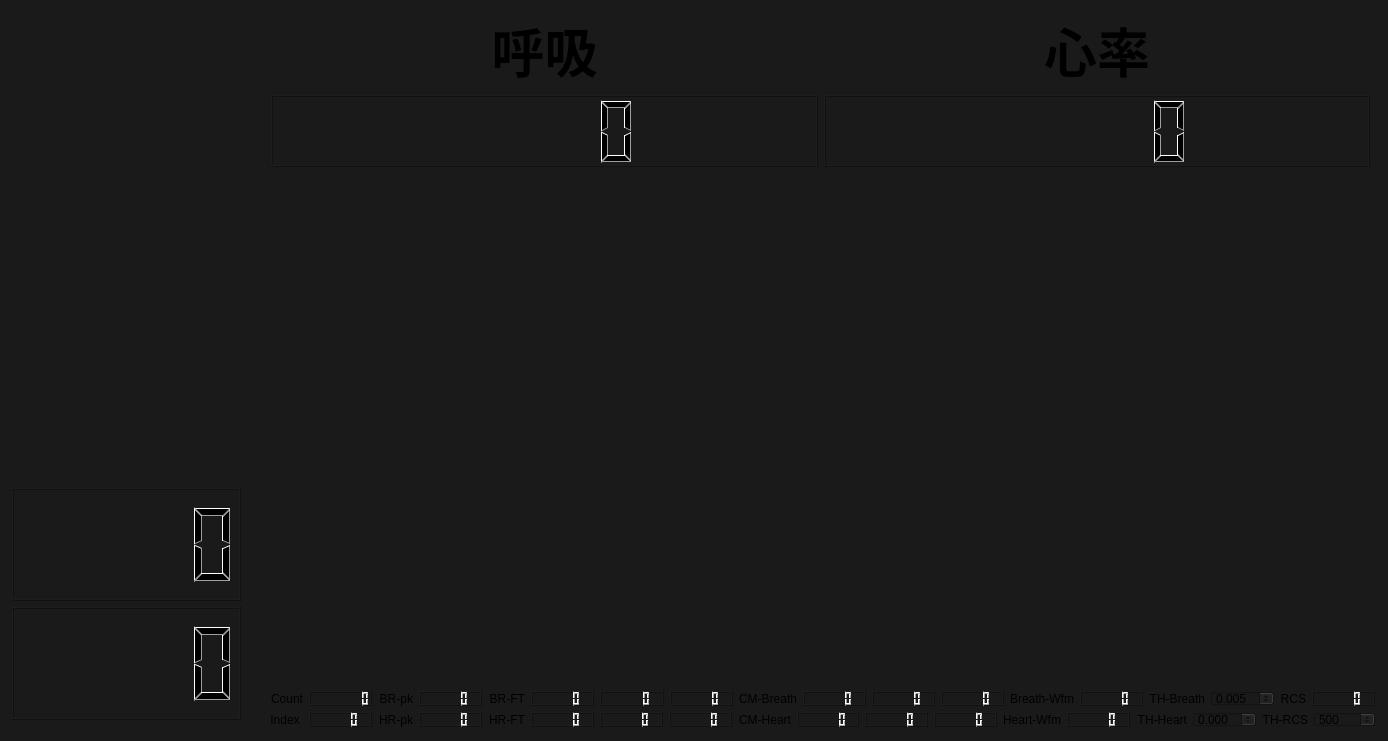
<?xml version="1.0" encoding="UTF-8"?>
<ui version="4.0">
 <class>RadarControl</class>
 <widget class="QWidget" name="RadarControl">
  <property name="geometry">
   <rect>
    <x>0</x>
    <y>0</y>
    <width>1388</width>
    <height>741</height>
   </rect>
  </property>
  <property name="sizePolicy">
   <sizepolicy hsizetype="Preferred" vsizetype="Fixed">
    <horstretch>0</horstretch>
    <verstretch>0</verstretch>
   </sizepolicy>
  </property>
  <property name="windowTitle">
   <string>WayneYao_radar</string>
  </property>
  <property name="styleSheet">
   <string notr="true">QWidget,QFrame
{
background-color: #1A1A1A;
}</string>
  </property>
  <widget class="QWidget" name="layoutWidget">
   <property name="geometry">
    <rect>
     <x>260</x>
     <y>0</y>
     <width>1121</width>
     <height>671</height>
    </rect>
   </property>
   <layout class="QGridLayout" name="gridLayout_3">
    <item row="0" column="0">
     <layout class="QHBoxLayout" name="horizontalLayout_5">
      <item>
       <layout class="QVBoxLayout" name="verticalLayout_4">
        <item>
         <widget class="QLabel" name="label_BreathingRate">
          <property name="font">
           <font>
            <family>Arial</family>
            <pointsize>40</pointsize>
            <weight>75</weight>
            <bold>true</bold>
           </font>
          </property>
          <property name="autoFillBackground">
           <bool>false</bool>
          </property>
          <property name="text">
           <string>呼吸</string>
          </property>
          <property name="alignment">
           <set>Qt::AlignBottom|Qt::AlignHCenter</set>
          </property>
         </widget>
        </item>
        <item>
         <widget class="QLCDNumber" name="lcdNumber_Breathingrate">
          <property name="sizePolicy">
           <sizepolicy hsizetype="Expanding" vsizetype="Preferred">
            <horstretch>0</horstretch>
            <verstretch>0</verstretch>
           </sizepolicy>
          </property>
          <property name="minimumSize">
           <size>
            <width>0</width>
            <height>70</height>
           </size>
          </property>
          <property name="layoutDirection">
           <enum>Qt::LeftToRight</enum>
          </property>
          <property name="frameShape">
           <enum>QFrame::Box</enum>
          </property>
          <property name="segmentStyle">
           <enum>QLCDNumber::Filled</enum>
          </property>
         </widget>
        </item>
       </layout>
      </item>
      <item>
       <layout class="QVBoxLayout" name="verticalLayout_3">
        <item>
         <widget class="QLabel" name="label_HeartRate">
          <property name="font">
           <font>
            <family>Arial</family>
            <pointsize>40</pointsize>
            <weight>75</weight>
            <bold>true</bold>
           </font>
          </property>
          <property name="autoFillBackground">
           <bool>false</bool>
          </property>
          <property name="text">
           <string>心率</string>
          </property>
          <property name="alignment">
           <set>Qt::AlignBottom|Qt::AlignHCenter</set>
          </property>
         </widget>
        </item>
        <item>
         <widget class="QLCDNumber" name="lcdNumber_HeartRate">
          <property name="sizePolicy">
           <sizepolicy hsizetype="Expanding" vsizetype="Preferred">
            <horstretch>0</horstretch>
            <verstretch>0</verstretch>
           </sizepolicy>
          </property>
          <property name="minimumSize">
           <size>
            <width>0</width>
            <height>70</height>
           </size>
          </property>
         </widget>
        </item>
       </layout>
      </item>
     </layout>
    </item>
    <item row="1" column="0">
     <layout class="QHBoxLayout" name="horizontalLayout_3">
      <item>
       <widget class="QCustomPlot" name="BreathingWfmPlot" native="true">
        <property name="sizePolicy">
         <sizepolicy hsizetype="Expanding" vsizetype="Preferred">
          <horstretch>0</horstretch>
          <verstretch>0</verstretch>
         </sizepolicy>
        </property>
        <property name="minimumSize">
         <size>
          <width>471</width>
          <height>250</height>
         </size>
        </property>
       </widget>
      </item>
      <item>
       <widget class="QCustomPlot" name="heartWfmPlot" native="true">
        <property name="sizePolicy">
         <sizepolicy hsizetype="Expanding" vsizetype="Preferred">
          <horstretch>0</horstretch>
          <verstretch>0</verstretch>
         </sizepolicy>
        </property>
        <property name="minimumSize">
         <size>
          <width>471</width>
          <height>250</height>
         </size>
        </property>
       </widget>
      </item>
     </layout>
    </item>
    <item row="2" column="0">
     <layout class="QHBoxLayout" name="horizontalLayout_4">
      <item>
       <widget class="QCustomPlot" name="phaseWfmPlot" native="true">
        <property name="sizePolicy">
         <sizepolicy hsizetype="Expanding" vsizetype="Preferred">
          <horstretch>0</horstretch>
          <verstretch>0</verstretch>
         </sizepolicy>
        </property>
        <property name="minimumSize">
         <size>
          <width>560</width>
          <height>231</height>
         </size>
        </property>
        <property name="maximumSize">
         <size>
          <width>559</width>
          <height>16777215</height>
         </size>
        </property>
       </widget>
      </item>
      <item>
       <widget class="QCustomPlot" name="plot_RangeProfile" native="true">
        <property name="sizePolicy">
         <sizepolicy hsizetype="Expanding" vsizetype="Preferred">
          <horstretch>0</horstretch>
          <verstretch>0</verstretch>
         </sizepolicy>
        </property>
        <property name="minimumSize">
         <size>
          <width>391</width>
          <height>231</height>
         </size>
        </property>
        <property name="maximumSize">
         <size>
          <width>559</width>
          <height>16777215</height>
         </size>
        </property>
       </widget>
      </item>
     </layout>
    </item>
   </layout>
  </widget>
  <widget class="QWidget" name="layoutWidget">
   <property name="geometry">
    <rect>
     <x>259</x>
     <y>680</y>
     <width>1127</width>
     <height>58</height>
    </rect>
   </property>
   <layout class="QGridLayout" name="gridLayout_2">
    <item row="0" column="0">
     <layout class="QHBoxLayout" name="horizontalLayout">
      <item>
       <widget class="QLabel" name="label_Count">
        <property name="text">
         <string>Count</string>
        </property>
        <property name="alignment">
         <set>Qt::AlignRight|Qt::AlignTrailing|Qt::AlignVCenter</set>
        </property>
       </widget>
      </item>
      <item>
       <widget class="QLCDNumber" name="lcdNumber_FrameCount">
        <property name="digitCount">
         <number>8</number>
        </property>
        <property name="intValue" stdset="0">
         <number>0</number>
        </property>
       </widget>
      </item>
      <item>
       <widget class="QLabel" name="label_BR_pk">
        <property name="text">
         <string>BR-pk</string>
        </property>
        <property name="alignment">
         <set>Qt::AlignRight|Qt::AlignTrailing|Qt::AlignVCenter</set>
        </property>
       </widget>
      </item>
      <item>
       <widget class="QLCDNumber" name="lcdNumber_Breath_pk"/>
      </item>
      <item>
       <widget class="QLabel" name="label_5">
        <property name="text">
         <string>BR-FT</string>
        </property>
        <property name="alignment">
         <set>Qt::AlignRight|Qt::AlignTrailing|Qt::AlignVCenter</set>
        </property>
       </widget>
      </item>
      <item>
       <widget class="QLCDNumber" name="lcdNumber_Breath_FT"/>
      </item>
      <item>
       <widget class="QLCDNumber" name="lcdNumber_Breath_xCorr"/>
      </item>
      <item>
       <widget class="QLCDNumber" name="lcdNumber_breathRate_HarmEnergy"/>
      </item>
      <item>
       <widget class="QLabel" name="label_7">
        <property name="text">
         <string>CM-Breath</string>
        </property>
        <property name="alignment">
         <set>Qt::AlignRight|Qt::AlignTrailing|Qt::AlignVCenter</set>
        </property>
       </widget>
      </item>
      <item>
       <widget class="QLCDNumber" name="lcdNumber_CM_Breath"/>
      </item>
      <item>
       <widget class="QLCDNumber" name="lcdNumber_CM_Breath_xCorr"/>
      </item>
      <item>
       <widget class="QLCDNumber" name="lcdNumber_reserved2"/>
      </item>
      <item>
       <widget class="QLabel" name="label">
        <property name="text">
         <string>Breath-Wfm</string>
        </property>
        <property name="alignment">
         <set>Qt::AlignRight|Qt::AlignTrailing|Qt::AlignVCenter</set>
        </property>
       </widget>
      </item>
      <item>
       <widget class="QLCDNumber" name="lcdNumber_BreathEnergy"/>
      </item>
      <item>
       <widget class="QLabel" name="label_9">
        <property name="text">
         <string>TH-Breath</string>
        </property>
        <property name="alignment">
         <set>Qt::AlignRight|Qt::AlignTrailing|Qt::AlignVCenter</set>
        </property>
       </widget>
      </item>
      <item>
       <widget class="QDoubleSpinBox" name="SpinBox_TH_Breath">
        <property name="sizePolicy">
         <sizepolicy hsizetype="Minimum" vsizetype="Minimum">
          <horstretch>0</horstretch>
          <verstretch>0</verstretch>
         </sizepolicy>
        </property>
        <property name="decimals">
         <number>3</number>
        </property>
        <property name="maximum">
         <double>1000.000000000000000</double>
        </property>
        <property name="singleStep">
         <double>0.010000000000000</double>
        </property>
        <property name="value">
         <double>0.005000000000000</double>
        </property>
       </widget>
      </item>
      <item>
       <widget class="QLabel" name="label_4">
        <property name="text">
         <string>RCS</string>
        </property>
        <property name="alignment">
         <set>Qt::AlignRight|Qt::AlignTrailing|Qt::AlignVCenter</set>
        </property>
       </widget>
      </item>
      <item>
       <widget class="QLCDNumber" name="lcdNumber_RCS"/>
      </item>
     </layout>
    </item>
    <item row="1" column="0">
     <layout class="QGridLayout" name="gridLayout">
      <item row="0" column="5">
       <widget class="QLCDNumber" name="lcdNumber_Heart_FT"/>
      </item>
      <item row="0" column="7">
       <widget class="QLCDNumber" name="lcdNumber_Heart_FT_4Hz"/>
      </item>
      <item row="0" column="11">
       <widget class="QLCDNumber" name="lcdNumber_Display4"/>
      </item>
      <item row="0" column="1">
       <widget class="QLCDNumber" name="lcdNumber_Index">
        <property name="digitCount">
         <number>5</number>
        </property>
       </widget>
      </item>
      <item row="0" column="3">
       <widget class="QLCDNumber" name="lcdNumber_Heart_pk"/>
      </item>
      <item row="0" column="9">
       <widget class="QLCDNumber" name="lcdNumber_CM_Heart"/>
      </item>
      <item row="0" column="2">
       <widget class="QLabel" name="label_HR_pk">
        <property name="text">
         <string>HR-pk</string>
        </property>
        <property name="alignment">
         <set>Qt::AlignRight|Qt::AlignTrailing|Qt::AlignVCenter</set>
        </property>
       </widget>
      </item>
      <item row="0" column="16">
       <widget class="QLabel" name="label_11">
        <property name="text">
         <string>TH-RCS</string>
        </property>
        <property name="alignment">
         <set>Qt::AlignRight|Qt::AlignTrailing|Qt::AlignVCenter</set>
        </property>
       </widget>
      </item>
      <item row="0" column="10">
       <widget class="QLCDNumber" name="lcdNumber_CM_Heart_xCorr"/>
      </item>
      <item row="0" column="17">
       <widget class="QDoubleSpinBox" name="SpinBox_RCS">
        <property name="sizePolicy">
         <sizepolicy hsizetype="Minimum" vsizetype="Minimum">
          <horstretch>0</horstretch>
          <verstretch>0</verstretch>
         </sizepolicy>
        </property>
        <property name="decimals">
         <number>0</number>
        </property>
        <property name="maximum">
         <double>10000.000000000000000</double>
        </property>
        <property name="value">
         <double>500.000000000000000</double>
        </property>
       </widget>
      </item>
      <item row="0" column="8">
       <widget class="QLabel" name="label_8">
        <property name="text">
         <string>CM-Heart</string>
        </property>
        <property name="alignment">
         <set>Qt::AlignRight|Qt::AlignTrailing|Qt::AlignVCenter</set>
        </property>
       </widget>
      </item>
      <item row="0" column="14">
       <widget class="QLabel" name="label_10">
        <property name="text">
         <string>TH-Heart</string>
        </property>
        <property name="alignment">
         <set>Qt::AlignRight|Qt::AlignTrailing|Qt::AlignVCenter</set>
        </property>
       </widget>
      </item>
      <item row="0" column="15">
       <widget class="QDoubleSpinBox" name="SpinBox_TH_Heart">
        <property name="sizePolicy">
         <sizepolicy hsizetype="Minimum" vsizetype="Minimum">
          <horstretch>0</horstretch>
          <verstretch>0</verstretch>
         </sizepolicy>
        </property>
        <property name="decimals">
         <number>3</number>
        </property>
        <property name="singleStep">
         <double>0.010000000000000</double>
        </property>
        <property name="value">
         <double>0.000000000000000</double>
        </property>
       </widget>
      </item>
      <item row="0" column="4">
       <widget class="QLabel" name="label_6">
        <property name="text">
         <string>HR-FT</string>
        </property>
        <property name="alignment">
         <set>Qt::AlignRight|Qt::AlignTrailing|Qt::AlignVCenter</set>
        </property>
       </widget>
      </item>
      <item row="0" column="6">
       <widget class="QLCDNumber" name="lcdNumber_Heart_xCorr"/>
      </item>
      <item row="0" column="12">
       <widget class="QLabel" name="label_3">
        <property name="text">
         <string>Heart-Wfm</string>
        </property>
        <property name="alignment">
         <set>Qt::AlignRight|Qt::AlignTrailing|Qt::AlignVCenter</set>
        </property>
       </widget>
      </item>
      <item row="0" column="13">
       <widget class="QLCDNumber" name="lcdNumber_HeartEnergy"/>
      </item>
      <item row="0" column="0">
       <widget class="QLabel" name="label_Index">
        <property name="text">
         <string>Index </string>
        </property>
        <property name="alignment">
         <set>Qt::AlignRight|Qt::AlignTrailing|Qt::AlignVCenter</set>
        </property>
       </widget>
      </item>
     </layout>
    </item>
   </layout>
  </widget>
  <widget class="QWidget" name="layoutWidget">
   <property name="geometry">
    <rect>
     <x>1</x>
     <y>0</y>
     <width>251</width>
     <height>731</height>
    </rect>
   </property>
   <layout class="QGridLayout" name="gridLayout_4">
    <item row="1" column="0">
     <widget class="QWidget" name="content_2" native="true"/>
    </item>
    <item row="2" column="0">
     <layout class="QVBoxLayout" name="verticalLayout">
      <item>
       <widget class="QSplitter" name="splitter">
        <property name="orientation">
         <enum>Qt::Horizontal</enum>
        </property>
        <widget class="QLCDNumber" name="lcdNumber_Display3">
         <property name="layoutDirection">
          <enum>Qt::LeftToRight</enum>
         </property>
        </widget>
       </widget>
      </item>
      <item>
       <widget class="QSplitter" name="splitter_2">
        <property name="orientation">
         <enum>Qt::Horizontal</enum>
        </property>
        <widget class="QLCDNumber" name="lcdNumber_ReliabilityMetric"/>
       </widget>
      </item>
     </layout>
    </item>
    <item row="0" column="0">
     <widget class="QWidget" name="content" native="true"/>
    </item>
   </layout>
  </widget>
 </widget>
 <layoutdefault spacing="6" margin="11"/>
 <customwidgets>
  <customwidget>
   <class>QCustomPlot</class>
   <extends>QWidget</extends>
   <header location="global">qcustomplot/qcustomplot.h</header>
   <container>1</container>
  </customwidget>
 </customwidgets>
 <resources/>
 <connections/>
</ui>
